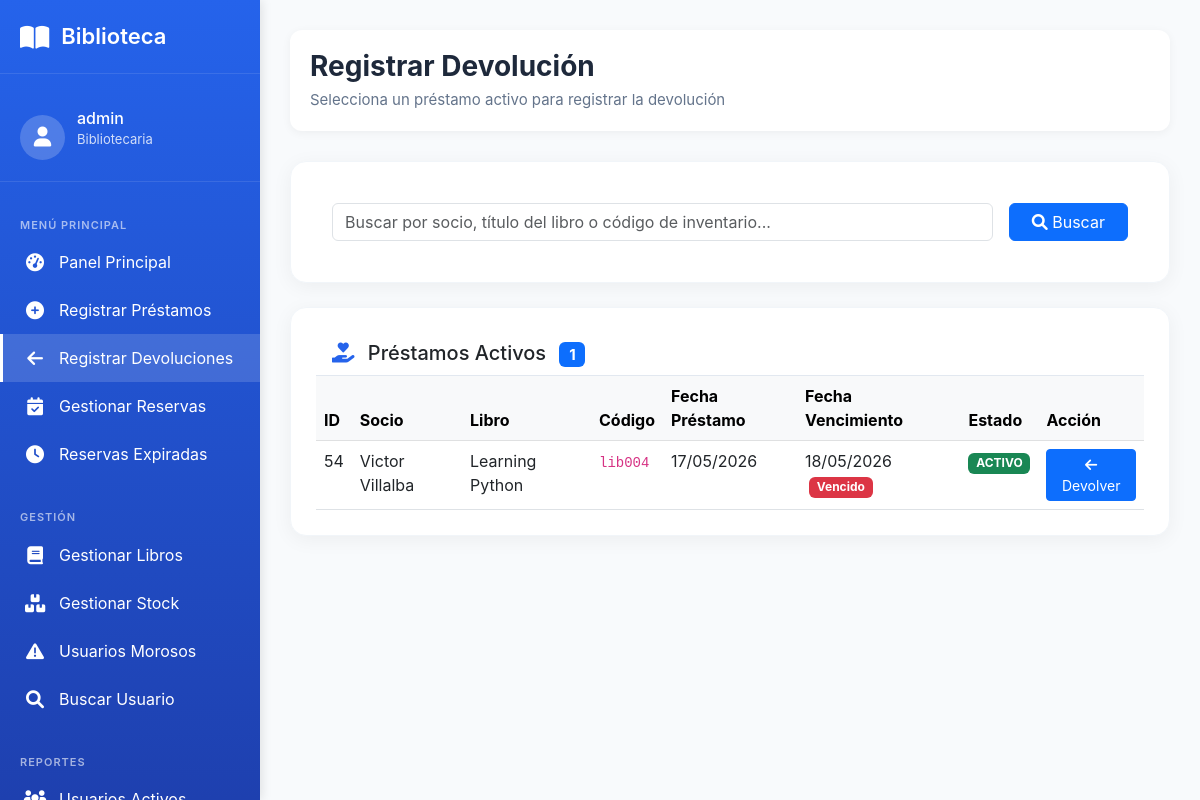
Before: /bibliotecario/devoluciones/ (signed in) with the older database file.
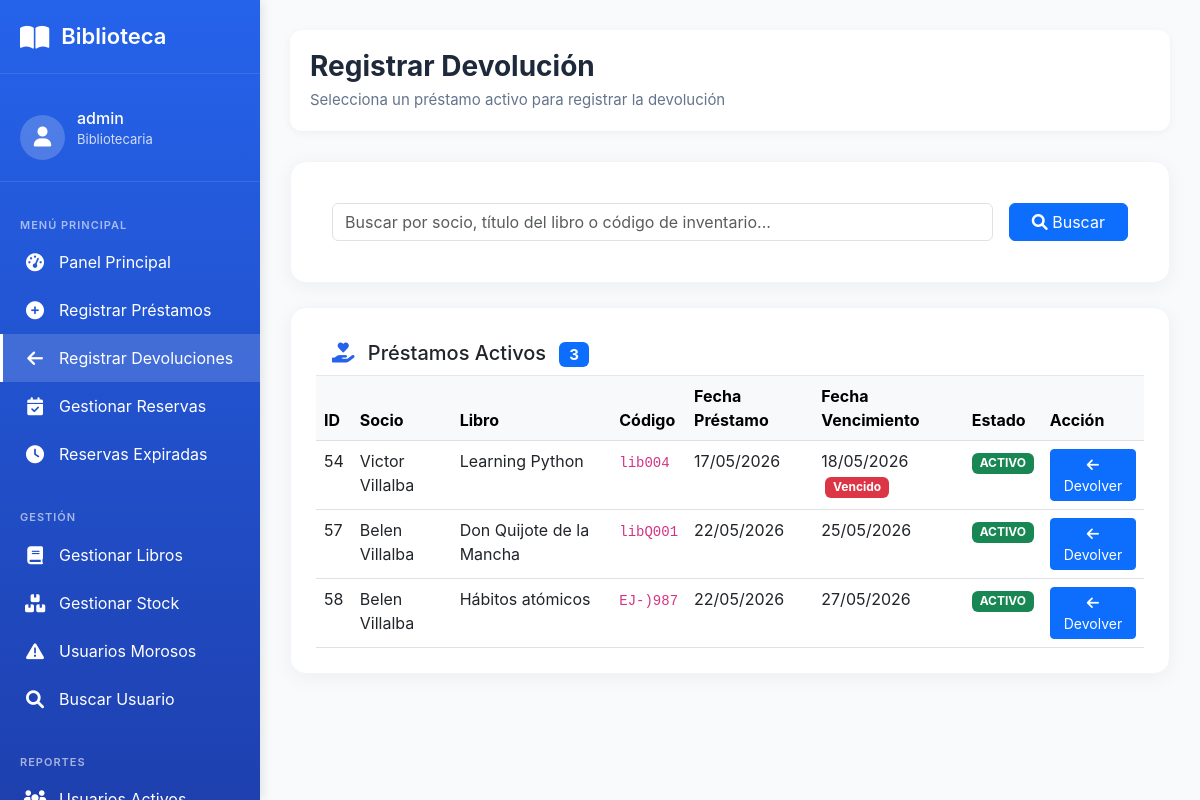
After: the same page with the newer database file.
### prestamo/models.py (models this page shows, shortened)
class Prestamo(models.Model):
    ESTADO_PRESTAMO_CHOICES = [
        ('SOLICITADO', 'Solicitado'),
        ('ACTIVO', 'Activo'),
        ('VENCIDO', 'Vencido'),
        ('DEVUELTO', 'Devuelto'),
        ('EXTRAVIADO', 'Extraviado'),
        ('CANCELADA', 'Cancelada'),
    ]
    socio = models.ForeignKey(
        Socio,
        on_delete=models.PROTECT,
        related_name='prestamos',
        verbose_name="Socio"
    )
    ejemplar = models.ForeignKey(
        Ejemplar,
        on_delete=models.PROTECT,
        related_name='prestamos',
        verbose_name="Ejemplar"
    )
    dias_solicitados = models.IntegerField(
        verbose_name="Días solicitados",
        help_text="Cantidad de días que el usuario pidió el libro (1-5)",
        null=True,
        blank=True
    )
    fecha_prestamo = models.DateTimeField(
        auto_now_add=True,
        verbose_name="Fecha de préstamo"
    )
    fecha_vencimiento = models.DateField(
        verbose_name="Fecha de vencimiento"
    )
    fecha_devolucion_real = models.DateField(
        null=True,
        blank=True,
        verbose_name="Fecha de devolución real"
    )
    estado = models.CharField(
        max_length=20,
        choices=ESTADO_PRESTAMO_CHOICES,
        default='ACTIVO',
        verbose_name="Estado"
    )
    observaciones = models.TextField(
        blank=True,
        null=True,
        verbose_name="Observaciones"
    )
    class Meta:
        verbose_name = "Préstamo"
        verbose_name_plural = "Préstamos"
        ordering = ['-fecha_prestamo']
        indexes = [
            models.Index(fields=['estado']),
            models.Index(fields=['fecha_vencimiento']),
        ]

### usuario/models.py (models this page shows, shortened)
class Socio(models.Model):
    TIPO_USUARIO_CHOICES = [
        ('estudiante', 'Estudiante'),
        ('docente', 'Docente'),
        ('administrativo', 'Administrativo'),
        ('externo', 'Externo'),
    ]
    ESTADO_SOCIO_CHOICES = [
        ('activo', 'Activo'),
        ('moroso', 'Moroso'),
        ('inhabilitado', 'Inhabilitado'),
    ]
    user = models.OneToOneField(
        User,
        on_delete=models.CASCADE,
        verbose_name="Usuario de Django"
    )
    cedula = models.CharField(
        max_length=20,
        unique=True,
        verbose_name="Cédula"
    )
    telefono = models.CharField(
        max_length=20,
        blank=True,
        null=True,
        verbose_name="Teléfono"
    )
    direccion = models.CharField(
        max_length=150,
        blank=True,
        null=True,
        verbose_name="Dirección"
    )
    carrera = models.CharField(
        max_length=100,
        blank=True,
        null=True,
        verbose_name="Carrera/Profesión"
    )
    tipo_usuario = models.CharField(
        max_length=50,
        choices=TIPO_USUARIO_CHOICES,
        verbose_name="Tipo de usuario"
    )
    estado_socio = models.CharField(
        max_length=20,
        choices=ESTADO_SOCIO_CHOICES,
        default='activo',
        verbose_name="Estado"
    )
    fecha_registro = models.DateField(
        auto_now_add=True,
        verbose_name="Fecha de registro"
    )
    nivel_acceso = models.ForeignKey(
        NivelAcceso,
        on_delete=models.PROTECT,
        verbose_name="Nivel de acceso"
    )
    class Meta:
        verbose_name = "Socio"
        verbose_name_plural = "Socios"

### catalogo/models.py (models this page shows, shortened)
class Ejemplar(models.Model):
    ESTADO_FISICO_CHOICES = [
        ('BUENO', 'Bueno'),
        ('REGULAR', 'Regular'),
        ('MALO', 'Malo'),
        ('DANADO', 'Dañado'),
        ('PERDIDO', 'Perdido'),
    ]
    DISPONIBILIDAD_CHOICES = [
        ('DISPONIBLE', 'Disponible'),
        ('PRESTADO', 'Prestado'),
        ('RESERVADO', 'Reservado'),
        ('EN_REPARACION', 'En reparación'),
    ]
    libro = models.ForeignKey(
        'Libro',
        on_delete=models.PROTECT,
        related_name='ejemplares',
        verbose_name="Libro",
        db_column='isbn_libro'
    )
    codigo_inventario = models.CharField(
        max_length=50,
        unique=True,
        verbose_name="Código de inventario"
    )
    estado_fisico = models.CharField(
        max_length=20,
        choices=ESTADO_FISICO_CHOICES,
        default='BUENO',
        verbose_name="Estado físico"
    )
    disponibilidad = models.CharField(
        max_length=20,
        choices=DISPONIBILIDAD_CHOICES,
        default='DISPONIBLE',
        verbose_name="Disponibilidad"
    )
    ubicacion = models.CharField(
        max_length=100,
        blank=True,
        null=True,
        verbose_name="Ubicación física",
        help_text="Ej: Estante A3, Sección 5, Sala 2, etc."
    )
    class Meta:
        db_table = 'Ejemplar'
        verbose_name = "Ejemplar"
        verbose_name_plural = "Ejemplares"
        indexes = [
            models.Index(fields=['codigo_inventario']),
            models.Index(fields=['disponibilidad']),
        ]

class Libro(models.Model):
    activo = models.BooleanField(default=True, verbose_name="Activo")
    """Libros del catálogo"""
    isbn = models.CharField(
        max_length=20,
        unique=True,
        verbose_name="ISBN"
    )
    titulo = models.CharField(
        max_length=200,
        verbose_name="Título"
    )
    anio_publicacion = models.IntegerField(
        blank=True,
        null=True,
        verbose_name="Año de publicación"
    )
    descripcion = models.TextField(
        blank=True,
        null=True,
        verbose_name="Descripción / Sinopsis",
        help_text="Breve descripción o sinopsis del libro"
    )
    editorial = models.ForeignKey(
        Editorial,
        on_delete=models.PROTECT,
        verbose_name="Editorial"
    )
    categoria = models.ForeignKey(
        Categoria,
        on_delete=models.PROTECT,
        verbose_name="Categoría"
    )
    autores = models.ManyToManyField(
        Autor,
        through='LibroAutor',
        verbose_name="Autores"
    )
    imagen = models.ImageField(
        upload_to='libros/',
        blank=True,
        null=True,
        verbose_name="Imagen de tapa"
    )
    cantidad_total = models.IntegerField(
        default=0,
        verbose_name="Total de ejemplares"
    )
    inventario_disponible = models.IntegerField(
        default=0,
        verbose_name="Ejemplares disponibles"
    )
    class Meta:
        verbose_name = "Libro"
        verbose_name_plural = "Libros"

### prestamo/views.py (the view, shortened to what this page needs)
# urls.py: path('bibliotecario/devoluciones/', views.registrar_devolucion, name='registrar_devolucion'),
@staff_member_required
def registrar_devolucion(request):
    from decimal import Decimal
    prestamos_activos = Prestamo.objects.filter(
        estado='ACTIVO'
    ).select_related(
        'socio__user', 'ejemplar__libro'
    ).order_by('fecha_vencimiento')
    search = request.GET.get('search', '')
    prestamo_id = request.GET.get('devolver_id')
    prestamo_seleccionado = None
    multa_calculada = None
    context = {
        'prestamos_activos': prestamos_activos,
        'search': search,
        'prestamo_seleccionado': prestamo_seleccionado,
        'multa_calculada': multa_calculada,
        'hoy': timezone.now().date(),
    }
    return render(request, 'bibliotecario/devolucion.html', context)

### templates/bibliotecario/devolucion.html (shortened to what this page needs)
{% extends 'base/menu_bibliotecario.html' %}
{% block main_content %}
<div class="content-header">
    <div class="page-title">
        <h1>Registrar Devolución</h1>
        <p>Selecciona un préstamo activo para registrar la devolución</p>
    </div>
</div>
<div class="card mb-4">
    <div class="card-body">
        <form method="get" class="row g-3">
            <div class="col-md-10">
                <input type="text" name="search" class="form-control"
                       placeholder="Buscar por socio, título del libro o código de inventario..."
                       value="{{ search }}">
            </div>
            <div class="col-md-2">
                <button type="submit" class="btn btn-primary w-100">
                    <i class="fas fa-search"></i> Buscar
                </button>
            </div>
        </form>
    </div>
</div>
<div class="card">
    <div class="card-header bg-white" style="border-bottom: 1px solid #e2e8f0;">
        <h5 class="mb-0">
            <i class="fas fa-hand-holding-heart me-2" style="color: #2563eb;"></i>
            Préstamos Activos
            <span class="badge bg-primary ms-2">{{ prestamos_activos|length }}</span>
        </h5>
    </div>
    <div class="card-body p-0">
        <div class="table-responsive">
            <table class="table table-hover mb-0">
                <thead class="table-light">
                    <tr>
                        <th>ID</th>
                        <th>Socio</th>
                        <th>Libro</th>
                        <th>Código</th>
                        <th>Fecha Préstamo</th>
                        <th>Fecha Vencimiento</th>
                        <th>Estado</th>
                        <th>Acción</th>
                    </tr>
                </thead>
                <tbody>
                    {% for prestamo in prestamos_activos %}
                    <tr>
                        <td>{{ prestamo.id }}</td>
                        <td>{{ prestamo.socio.user.get_full_name }}</td>
                        <td>{{ prestamo.ejemplar.libro.titulo }}</td>
                        <td><code>{{ prestamo.ejemplar.codigo_inventario }}</code></td>
                        <td>{{ prestamo.fecha_prestamo|date:"d/m/Y" }}</td>
                        <td>
                            {{ prestamo.fecha_vencimiento|date:"d/m/Y" }}
                            {% if prestamo.fecha_vencimiento < hoy %}
                                <span class="badge bg-danger ms-1">Vencido</span>
                            {% endif %}
                        </td>
                        <td>
                            <span class="badge bg-success">{{ prestamo.estado }}</span>
                        </td>
                        <td>
                            <a href="?devolver_id={{ prestamo.id }}{% if search %}&search={{ search }}{% endif %}"
                               class="btn btn-sm btn-primary">
                                <i class="fas fa-arrow-left"></i> Devolver
                            </a>
                        </td>
                    </tr>
                    {% endfor %}
                </tbody>
            </table>
        </div>
    </div>
</div>
{% endblock %}

### templates/base/menu_bibliotecario.html (shortened to what this page needs)
<!DOCTYPE html>
<html lang="es">
<head>
    <link href="https://cdn.jsdelivr.net/npm/bootstrap@5.3.0-alpha1/dist/css/bootstrap.min.css" rel="stylesheet">
    <link rel="stylesheet" href="https://cdnjs.cloudflare.com/ajax/libs/font-awesome/6.0.0/css/all.min.css">
</head>
<body>
    <div class="sidebar">
        <div class="sidebar-header">
            <div class="logo">
                <i class="fas fa-book-open"></i>
                <span>Biblioteca</span>
            </div>
        </div>
        <div class="user-info">
            <div class="user-avatar">
                <i class="fas fa-user"></i>
            </div>
            <div class="user-details">
                <h4>{{ user.get_full_name|default:user.username }}</h4>
                <p>Bibliotecaria</p>
            </div>
        </div>
        <div class="menu-section">MENÚ PRINCIPAL</div>
        <ul class="sidebar-menu">
            <li class="menu-item" id="menu-dashboard">
                <a href="{% url 'dashboard_bibliotecario' %}">
                    <i class="fas fa-tachometer-alt"></i>
                    <span>Panel Principal</span>
                </a>
            </li>
            <li class="menu-item" id="menu-prestamo">
                <a href="{% url 'prestamo_nuevo_bibliotecario' %}">
                    <i class="fas fa-plus-circle"></i>
                    <span>Registrar Préstamos</span>
                </a>
            </li>
            <li class="menu-item" id="menu-devolucion">
                <a href="{% url 'registrar_devolucion' %}">
                    <i class="fas fa-arrow-left"></i>
                    <span>Registrar Devoluciones</span>
                </a>
            </li>
            <li class="menu-item" id="menu-reservas">
                <a href="{% url 'gestionar_reservas' %}">
                    <i class="fas fa-calendar-check"></i>
                    <span>Gestionar Reservas</span>
                </a>
            </li>
            <li class="menu-item" id="menu-reservas-expiradas">
                <a href="{% url 'reporte_reservas_expiradas' %}">
                    <i class="fas fa-clock"></i>
                    <span>Reservas Expiradas</span>
                </a>
            </li>
        </ul>
        <div class="menu-section">GESTIÓN</div>
        <ul class="sidebar-menu">
            <li class="menu-item" id="menu-libros">
                <a href="{% url 'gestionar_libros' %}">
                    <i class="fas fa-book"></i>
                    <span>Gestionar Libros</span>
                </a>
            </li>
            <li class="menu-item" id="menu-stock">
                <a href="{% url 'gestionar_ejemplares' %}">
                    <i class="fas fa-boxes"></i>
                    <span>Gestionar Stock</span>
                </a>
            </li>
            <li class="menu-item" id="menu-morosos">
                <a href="{% url 'gestionar_multas' %}">
                    <i class="fas fa-exclamation-triangle"></i>
                    <span>Usuarios Morosos</span>
                </a>
            </li>
            <li class="menu-item" id="menu-buscar-usuario">
                <a href="{% url 'buscar_usuario' %}">
                    <i class="fas fa-search"></i>
                    <span>Buscar Usuario</span>
                </a>
            </li>
        </ul>
        <div class="menu-section">REPORTES</div>
        <ul class="sidebar-menu">
            <li class="menu-item">
                <a href="{% url 'reporte_usuarios_activos' %}">
                    <i class="fas fa-users"></i>
                    <span>Usuarios Activos</span>
                </a>
            </li>
        </ul>
    </div>
    <div class="main-content">
        {% block main_content %}{% endblock %}
    </div>
</body>
</html>

Changed rows visible on the page:
added Prestamo: id "57", socio.user.get_full_name "Belen Villalba", ejemplar.libro.titulo "Don Quijote de la Mancha", ejemplar.codigo_inventario "libQ001", fecha_prestamo "22/05/2026", fecha_vencimiento "25/05/2026", estado "ACTIVO"
added Prestamo: id "58", socio.user.get_full_name "Belen Villalba", ejemplar.libro.titulo "Hábitos atómicos", ejemplar.codigo_inventario "EJ-)987", fecha_prestamo "22/05/2026", fecha_vencimiento "27/05/2026", estado "ACTIVO"
Other visible differences:
{{ prestamos_activos|length }}: "1" → "3"
